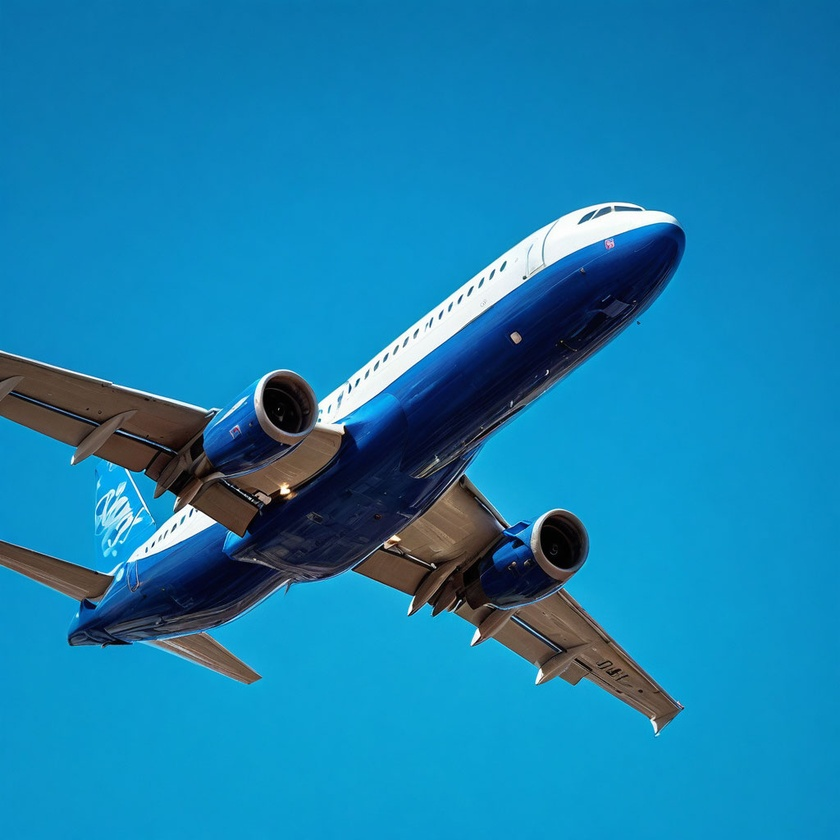
#> input picture 3.jpeg, 840 x 840 px, shrunk from 1024 x 1024 before the run
$ python main.py
#> lines starting #> are read from the running program, lines starting #| are printed output that depends on the picture
#открытие изображения в openCV
#pip install opencv-pethon - установка библиотеки
import cv2

pig = cv2.imread(r"3.jpeg")
#> pig is the input picture: shape (840, 840, 3); mean B, G, R 176.2, 129.3, 23.4
mode = 0
b,g,r = cv2.split(pig)
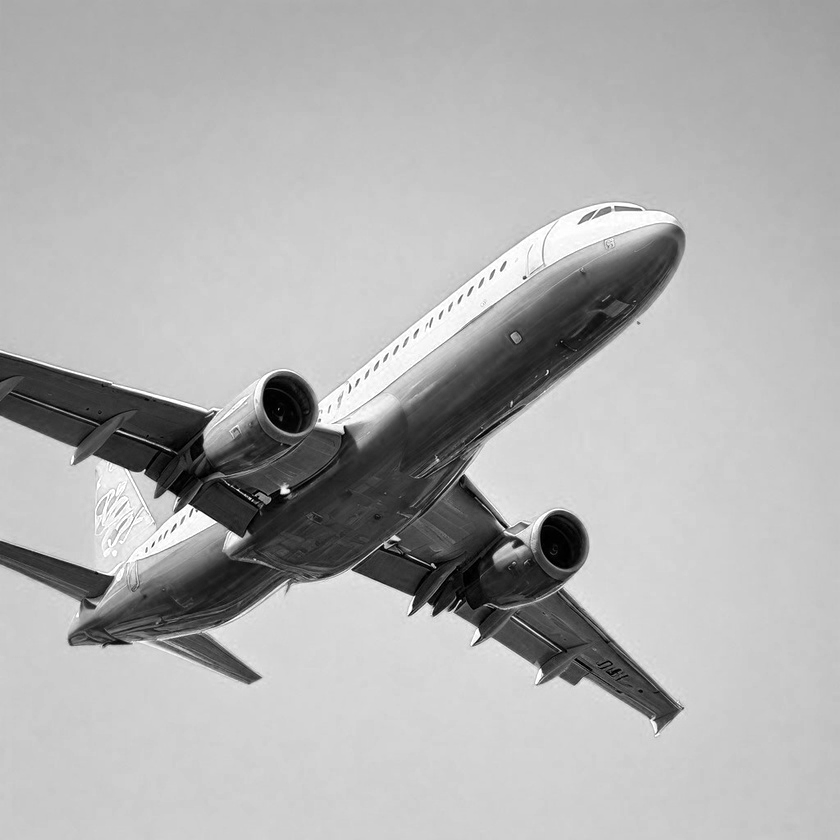
#> b: shape (840, 840); min 0, max 255, mean 176.2
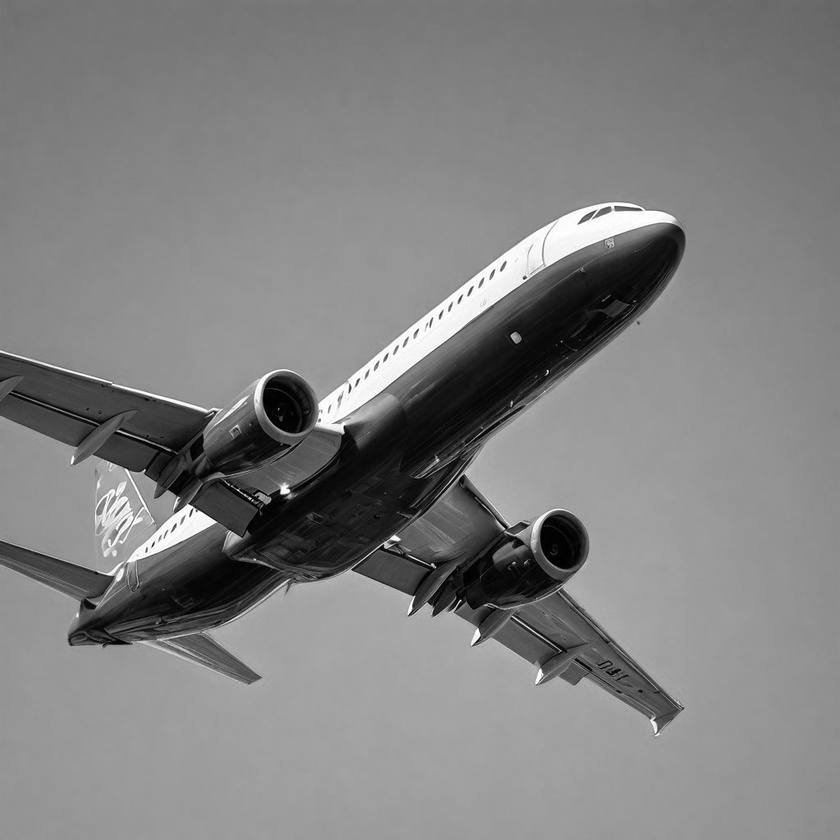
#> g: shape (840, 840); min 0, max 255, mean 129.3
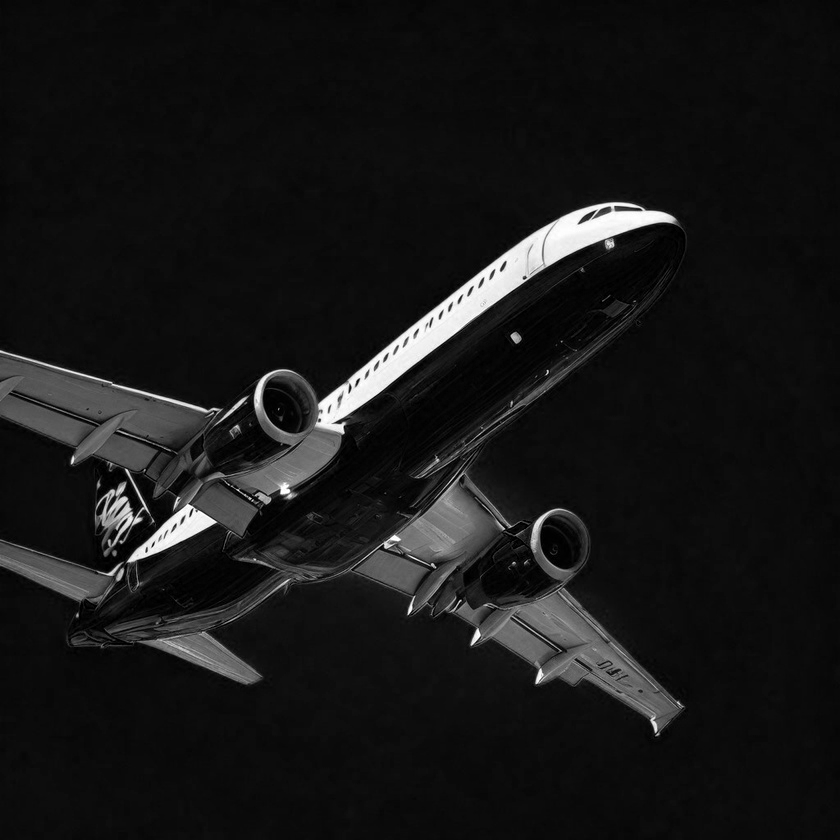
#> r: shape (840, 840); min 0, max 255, mean 23.4
while True:
    if(mode == 0):
        cv2.imshow("3",pig)
    elif(mode == 1):
        cv2.imshow("1",r)
    elif(mode == 2):
        cv2.imshow("1",g)
    elif(mode == 3):
        cv2.imshow("1",b)
    key=cv2.waitKey(33)
#> (key Esc is pressed here)
    print(key)
    if (key== 27):
       break
    elif(key == 114):
        mode =1
    elif(key == 103):
        mode =2
    elif(key == 98):
        mode =3
    elif(key == 32):
        mode =0
cv2.destroyAllWindows()

$ run again, with 1.jpeg copied over 3.jpeg
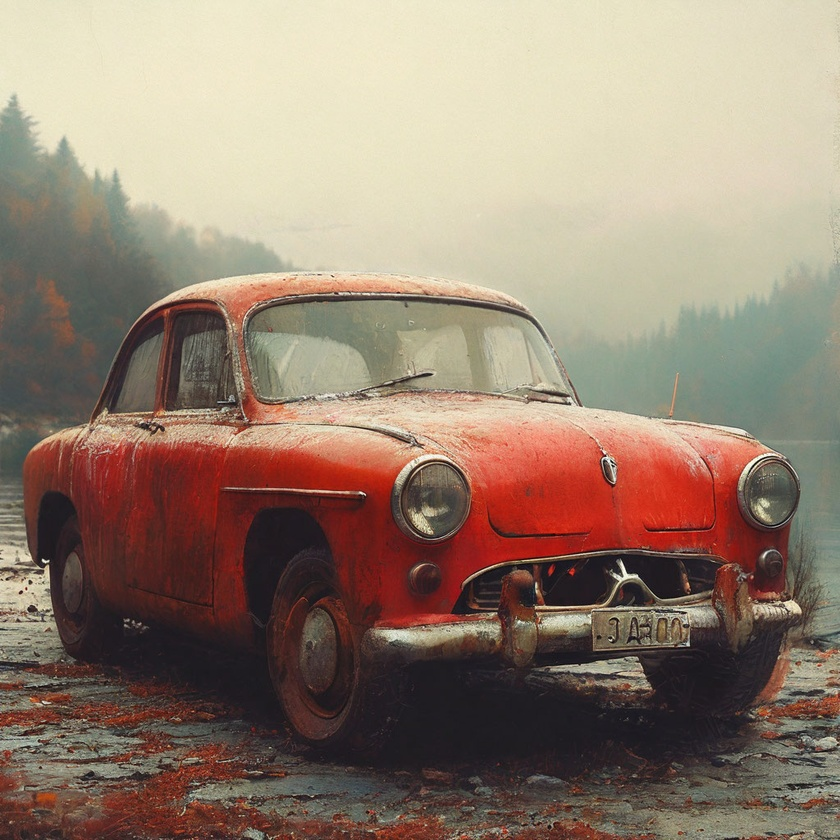
#> input picture 1.jpeg, 840 x 840 px, shrunk from 1024 x 1024 before the run
#> pig is the input picture: shape (840, 840, 3); mean B, G, R 112.3, 128.3, 147.8
#> `b,g,r = cv2.split(pig)`:
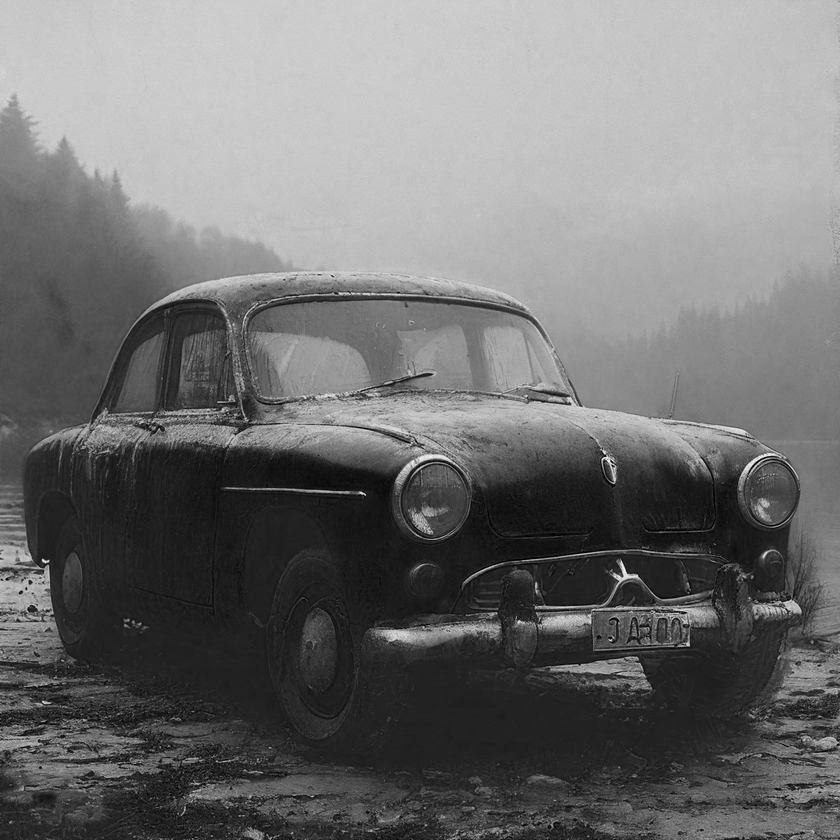
#> b: shape (840, 840); min 0, max 250, mean 112.3
#> `b,g,r = cv2.split(pig)`:
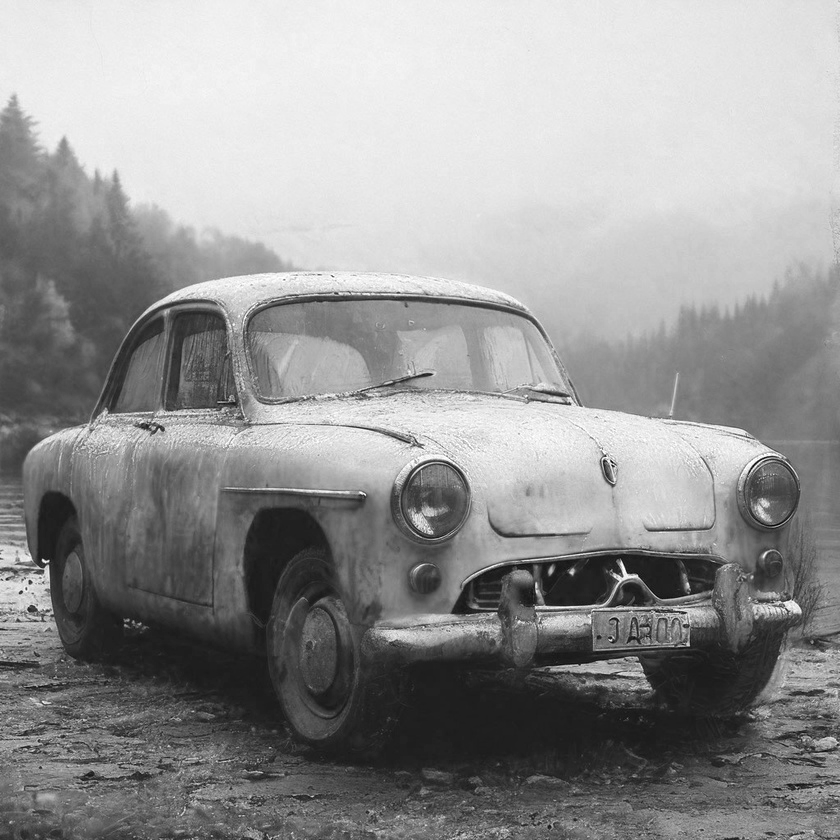
#> r: shape (840, 840); min 0, max 255, mean 147.8

$ run again, with 4.jpeg copied over 3.jpeg
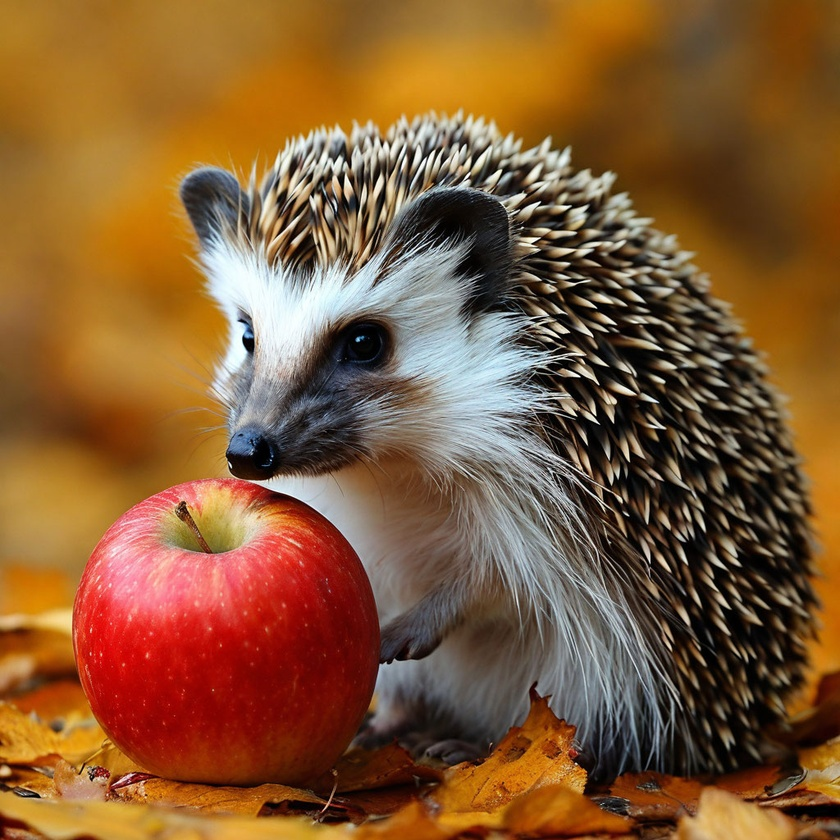
#> input picture 4.jpeg, 840 x 840 px, shrunk from 1024 x 1024 before the run
#> pig is the input picture: shape (840, 840, 3); mean B, G, R 52.7, 90.3, 131.6
#> `b,g,r = cv2.split(pig)`:
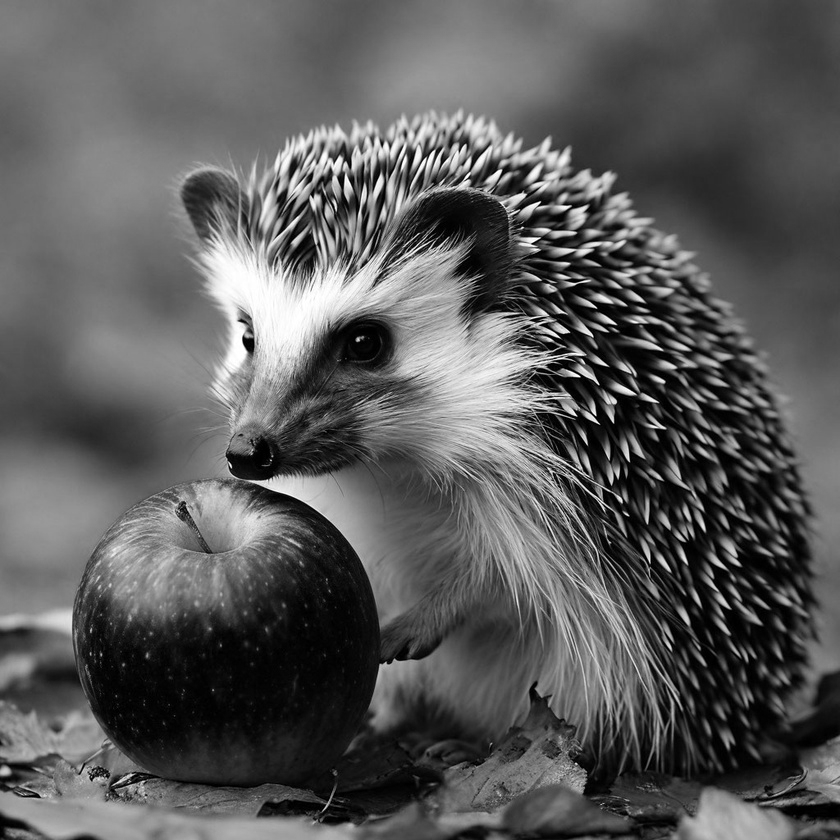
#> g: shape (840, 840); min 0, max 255, mean 90.3
#> `b,g,r = cv2.split(pig)`:
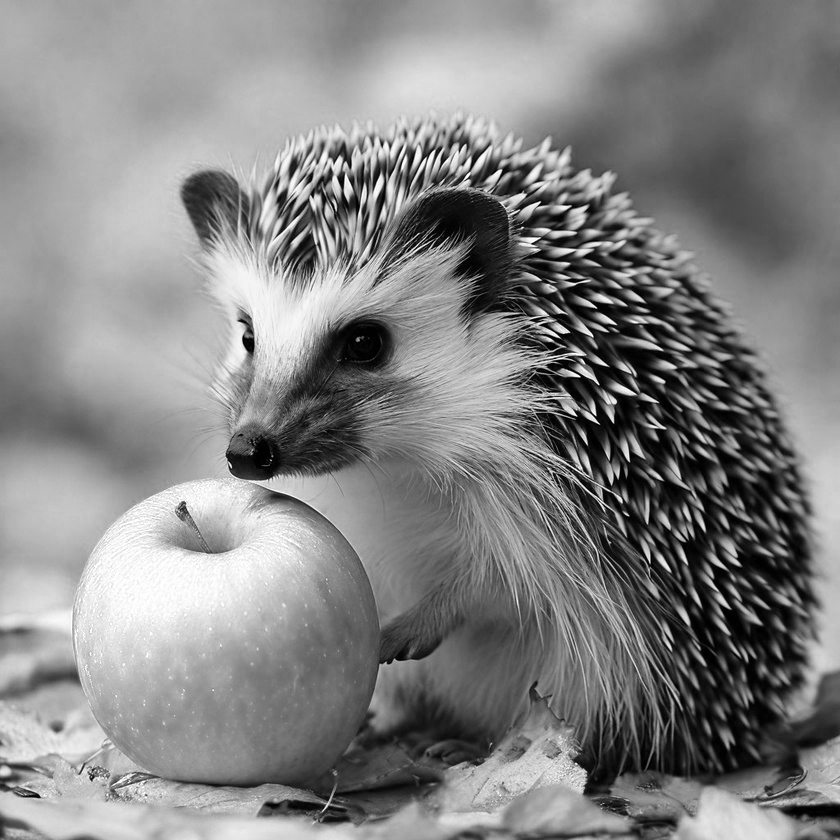
#> r: shape (840, 840); min 0, max 255, mean 131.6
